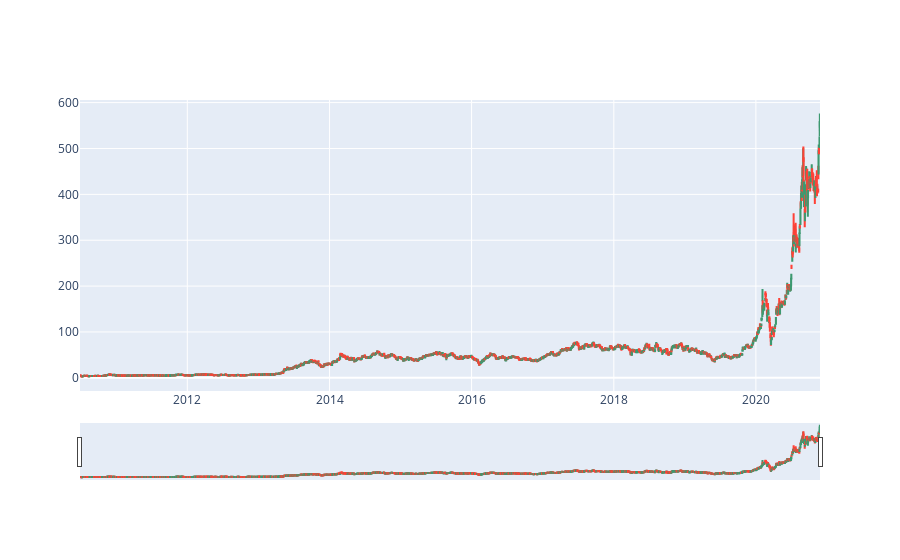

Write notebook code for a chart like this one.
### Code cell
import plotly.graph_objects as go

fig = go.Figure(
    data=[go.Candlestick(x= tsla_hist['Date'], open = tsla_hist['Open'], high = tsla_hist['High'], low = tsla_hist['Low'], close = tsla_hist['Close'])])
fig.show()

### Figure 1 — Plotly figure (JSON) as saved in the notebook; plotly's stock layout.template omitted (floating-point values rounded to 4 significant figures; data arrays with more than 128 entries replaced by an {"elided": "..."} marker saying what was removed)
{"data": [{"close": {"elided": "2623 float values"}, "high": {"elided": "2623 float values"}, "low": {"elided": "2623 float values"}, "open": {"elided": "2623 float values"}, "type": "candlestick", "x": {"elided": "2623 str values"}}], "layout": {}}
